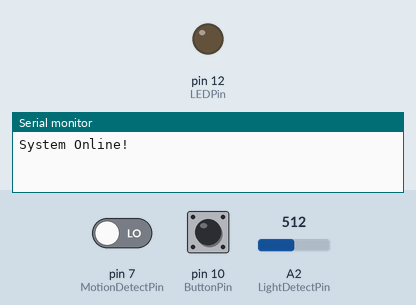
This sketch was run on a simulated Arduino Uno, built with avr-gcc and run on an emulated ATmega328P. Shown: output pins drawn as LEDs (lit = HIGH), the last lines printed to the serial monitor. Inputs (shaded band) come from the test bench; at power-on: pin 10 (ButtonPin) HIGH, pin 7 (MotionDetectPin) LOW, A2 (LightDetectPin) = 512.

Above: at 1.2 s.
1.3 s: pin 10 (ButtonPin) pulled LOW for 1 s
At 3.5 s:
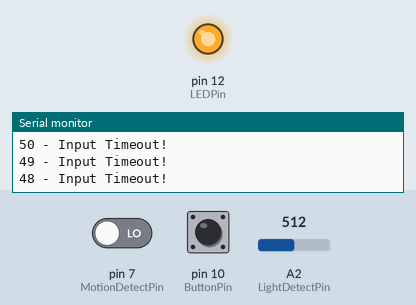
9.8 s: pin 10 (ButtonPin) pulled LOW for 0.15 s
At 10.2 s:
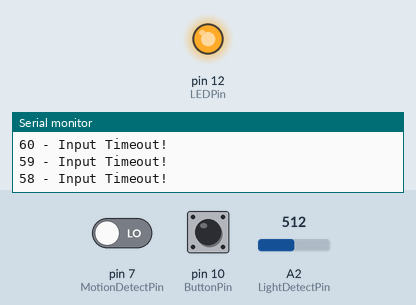
12.9 s: pin 7 (MotionDetectPin) driven LOW
Timing chart, 0 to 17.6 s (numbered marks = the images above; inputs shaded):
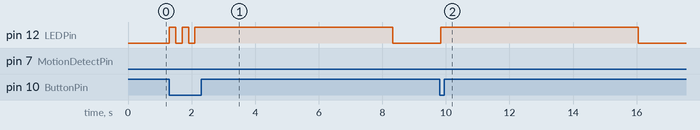

The sketch:

Light.ino
```cpp
//Pin Setup
const int MotionDetectPin = 7;
const int LightDetectPin = 2;
const int ButtonPin = 10;
const int LEDPin = 12;

boolean ButtonState;
boolean MotionDetected;
boolean LEDState;
boolean InputDetected = false;
int detect;

int DarknessLevel;
int InputTimeout = 0;
int MotionTimeout = 0;

void setup()
{
  pinMode (LEDPin, OUTPUT);
  pinMode(MotionDetectPin, INPUT);
  pinMode(ButtonPin, INPUT_PULLUP);
  Serial.begin(9600);
  Serial.print("System Online!\n");
}

void loop()
{
  DarknessLevel = analogRead(LightDetectPin);
  LEDState = digitalRead(LEDPin);
  ButtonState = digitalRead(ButtonPin);
  detect = digitalRead(MotionDetectPin);

//!!!!!!!!!!!!!!!!!!!!!!!!!!!!!!!!!!!!!!!!!!!!!!!!!!MOTION DETECTED CLOCK!!!!!!!!!!!!!!!!!!!!!!!!!!!!!!!!!!!!!!!!!!!!!!!!!!!!!!!!!!!!!!!
  if (detect == 1)
  {
    MotionTimeout = 60;
  }
  if (MotionTimeout != 0)
  {
    MotionDetected = true;
    MotionTimeout = MotionTimeout - 1;

    if (InputTimeout == 0)
    {
      Serial.print(MotionTimeout);Serial.print(" - Motion Timeout\n");
    }
  }
  else
  {
    MotionDetected = false;
  }

//!!!!!!!!!!!!!!!!!!!!!!!!!!!!!!!!!!!!!!!!!!!!!!!!!!IF NO HUMAN INPUT DETECTED!!!!!!!!!!!!!!!!!!!!!!!!!!!!!!!!!!!!!!!!!!!!!!!!!!!!!!!!!!!!!!!
  if (InputDetected == false)
  {
    //IF DARKNESS LEVEL HIGH AND LIGHT IS OFF AND MOTION IS DETECTED TURN THE LIGHT ON
    if (DarknessLevel > 250 && LEDState == false && MotionDetected == true)
    {
      digitalWrite (LEDPin, HIGH);
      Serial.print("Low Light & Movement Detected, Turning the lights on!\n");
    }
    //IF DARKNESS LEVEL LOW AND LIGHT IS ON TURN THE LIGHT OFF
    else if (DarknessLevel < 175 && LEDState == true)
    {
      digitalWrite (LEDPin, LOW);
      Serial.print("Light Detected, Deactivating Lights!\n");
    }
    //IF NO MOTION DETECTED AND LIGHT IS ON, TURN THE LIGHT OFF
    else if (MotionDetected == false && LEDState == true)
    {
      digitalWrite (LEDPin, LOW);
      Serial.print("No People Detected, Deactivating Lights!\n");
    }
  }

//!!!!!!!!!!!!!!!!!!!!!!!!!!!!!!!!!!!!!!!!!!!!!!!!!!IF BUTTON IS PRESSED!!!!!!!!!!!!!!!!!!!!!!!!!!!!!!!!!!!!!!!!!!!!!!!!!!!!!!!!!!!!!!!
  if (ButtonState == 0)
  {
    if (LEDState == true)
    {
      Serial.print("Button Pressed, Deactivating Lights!\n");
      digitalWrite (LEDPin, LOW);
      InputTimeout = 60;
      delay(100);
    }
    else if (LEDState == false)
    {
      Serial.print("Button Pressed, Activating Lights!\n");
      digitalWrite (LEDPin, HIGH);
      InputTimeout = 60;
      delay(100);
    }
  }

//!!!!!!!!!!!!!!!!!!!!!!!!!!!!!!!!!!!!!!!!!!!!!!!!!!HUMAN INPUT CLOCK!!!!!!!!!!!!!!!!!!!!!!!!!!!!!!!!!!!!!!!!!!!!!!!!!!!!!!!!!!!!!!!
  if (InputTimeout == 0)
  {
    InputDetected = false;
  }
  else if (InputTimeout > 0 && InputTimeout <= 3600)
  {
    InputDetected = true;
    Serial.print(InputTimeout);Serial.print(" - Input Timeout!\n");
    InputTimeout = InputTimeout - 1;
  }
  delay(100);
}
```

Measured:
- after the input at 1.3 s, pin 12 (LEDPin): goes HIGH 0.20 s, LOW 0.20 s, HIGH 0.20 s, LOW 0.20 s, HIGH 6.2 s, then LOW, starting at once
- after the input at 9.8 s, pin 12 (LEDPin): LOW → HIGH at once
